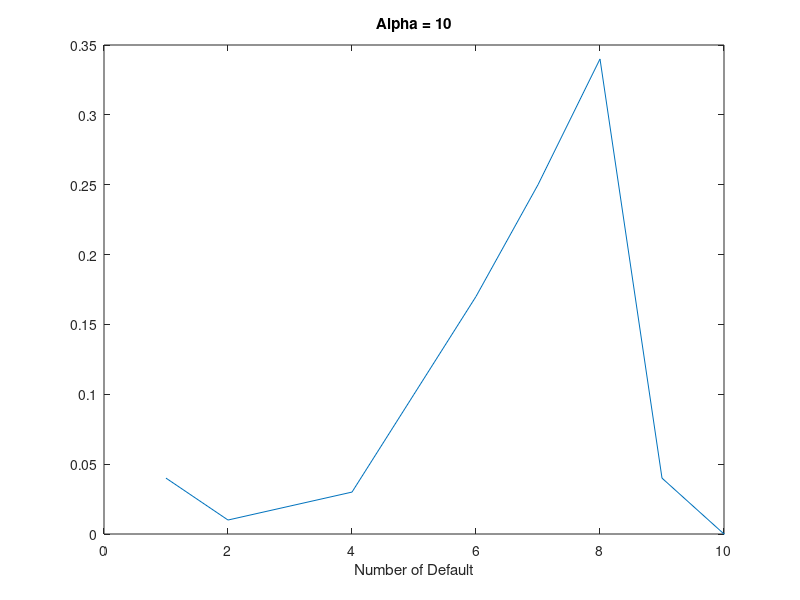
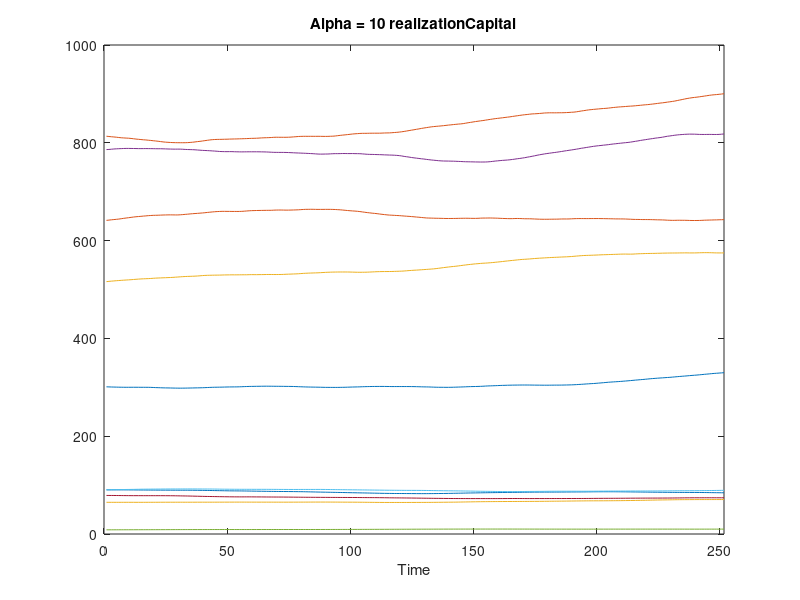
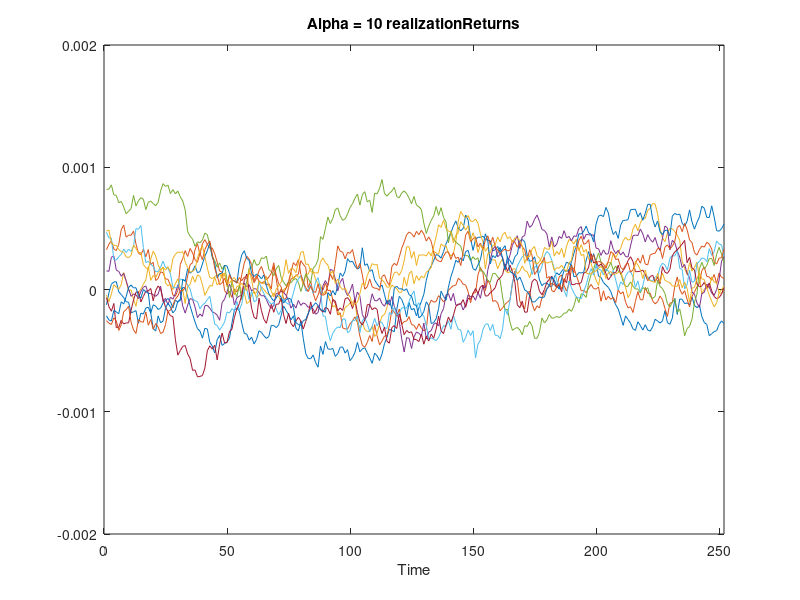

The MATLAB script that drew these images, in order:
%Graph theory version
clear;
numBanks = 10; %number of banks
alpha = 10;
sigma = 0.001;
numIterations = 100;
maxTime = 252; %252 time step # of trading days in a year
dt = 1/maxTime;
monetaryReturns = zeros(numBanks,1);
Capital = 100*exprnd(1:numBanks)';
initialCapital = Capital;
averageCapital = mean(Capital);
dtMonetaryReturns = zeros(numBanks,1);
realizationReturns = zeros(numBanks, maxTime);
realizationCapital = zeros(numBanks, maxTime);
numDefault = zeros(numBanks+1,1);
numFailed = zeros(numIterations,1);


     
% random initialization 
% d = ones(numBanks,1); % The diagonal values
% t = triu(round(rand(numBanks)), 1); % The upper trianglar random values
% a = diag(d)+t+t'; % Put them together in a symmetric matrix

% trivial case (all connected)
a = ones(numBanks,numBanks) - eye(numBanks);


for k = 1:numIterations
    for t = 1:maxTime
        realizationReturns(:,t) = monetaryReturns;
        realizationCapital(:,t) = Capital;
        for i = 1:numBanks
            rateSum = 0;
            for j = 1:numBanks
                rateSum = rateSum + a(i,j)*(monetaryReturns(j)-monetaryReturns(i)*Capital(j));
            end;
            dW = sqrt(dt)*randn;
            dtMonetaryReturns(i) = alpha/(numBanks*averageCapital)*rateSum*dt + sigma*dW;
        end;
        
        monetaryReturns = dtMonetaryReturns + monetaryReturns;
        Capital = 10.^(monetaryReturns).*Capital;
            
    end;
    for i = 1:numBanks
        if(Capital(i)<.75*initialCapital(i))
            numFailed(k) = numFailed(k)+1;
        end;
    end;
end;
for i = 1:numIterations
   numDefault(numFailed(i)+1) = numDefault(numFailed(i)+1) + 1;
end;

plot(numDefault/numIterations);
title(['Alpha = ', num2str(alpha)]);
xlabel('Number of Default');
xlim([0 numBanks])


figure(3);
% A realization of bank reserves
t = 1:maxTime;
for i =1:numBanks
    plot(t,realizationReturns(i,:));
    hold on;
end;
title(['Alpha = ', num2str(alpha), ' realizationReturns']);
xlabel('Time');
xlim([0 252]);
ylim([-0.002 0.002]);

figure(2);
for i = 1:numBanks
    plot(t,realizationCapital(i,:));
    hold on;
end;
title(['Alpha = ', num2str(alpha), ' realizationCapital']);
xlabel('Time');
xlim([0 252]);

% ylim([-3 3]);
